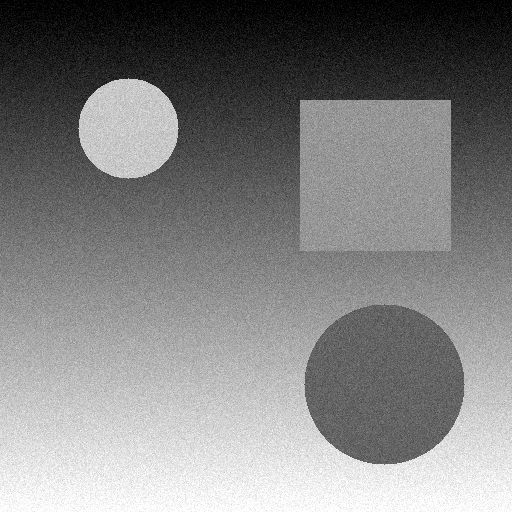
#> input picture 4_course/Multimedia_systems/Labs/Lab_3/image.png, 512 x 512 px
$ python image_compression.py
#> lines starting #> are read from the running program, lines starting #| are printed output that depends on the picture
import sys

import numpy as np
import cv2
import matplotlib.pyplot as plt
import os
import warnings

warnings.filterwarnings('ignore', category=RuntimeWarning)

# Створюємо папку для результатів
OUTPUT_DIR = 'outputs'
os.makedirs(OUTPUT_DIR, exist_ok=True)


class ImageCompression:
    def __init__(self, image_path: str):
#> called with image_path = 'image.png'
        self.original = cv2.imread(image_path, cv2.IMREAD_GRAYSCALE)
#> self.original is the input picture: shape (512, 512); min 0, max 255, mean 129
        if self.original is None:
            raise ValueError(f"Не вдалося завантажити зображення: {image_path}")

        # Приведення до розміру кратного 8
        h, w = self.original.shape
#> h = 512; w = 512
        new_h = (h // 8) * 8
#> new_h = 512
        new_w = (w // 8) * 8
#> new_w = 512
        self.original = self.original[:new_h, :new_w]

        print(f"Розмір зображення: {self.original.shape}")
#| Розмір зображення: (512, 512)

    # ==================== DCT====================

    def dct_matrix(self, N: int) -> np.ndarray:
        """
        Створення базисної матриці DCT розміром NxN

        DCT матриця T[i,j] = α(i) * cos(π * i * (2j + 1) / (2N))
        де α(0) = sqrt(1/N), α(i) = sqrt(2/N) для i > 0
        """
        T = np.zeros((N, N))

        for i in range(N):
            for j in range(N):
                if i == 0:
                    alpha = np.sqrt(1.0 / N)
                else:
                    alpha = np.sqrt(2.0 / N)

                T[i, j] = alpha * np.cos(np.pi * i * (2 * j + 1) / (2.0 * N))

        return T

    def dct2d(self, block: np.ndarray) -> np.ndarray:
        """
        2D DCT перетворення для блоку за допомогою матричного множення

        F = T * f * T^T
        де T - базисна матриця DCT, f - вхідний блок
        """
        N = block.shape[0]
        T = self.dct_matrix(N)

        # F = T * f * T^T
        dct_coeffs = T @ block @ T.T

        return dct_coeffs

    def idct2d(self, dct_coeffs: np.ndarray) -> np.ndarray:
        """
        Зворотнє 2D DCT перетворення

        f = T^T * F * T
        """
        N = dct_coeffs.shape[0]
        T = self.dct_matrix(N)

        # f = T^T * F * T
        reconstructed = T.T @ dct_coeffs @ T

        return reconstructed

    def dct_compress(self, quality_factor: float = 0.5):
        """
        Стиснення зображення методом DCT (власна реалізація)
        """
        h, w = self.original.shape
        compressed = np.zeros_like(self.original, dtype=float)

        block_size = 8
        kept_coeffs = 0
        total_coeffs = 0

        print(f"\n[DCT] Обробка {(h // block_size) * (w // block_size)} блоків 8×8...")

        # Обробка по блоках 8x8
        for i in range(0, h, block_size):
            for j in range(0, w, block_size):
                block = self.original[i:i + block_size, j:j + block_size].astype(float)

                # DCT
                dct_block = self.dct2d(block)

                # Квантування (обнулення малих коефіцієнтів)
                threshold = np.percentile(np.abs(dct_block), (1 - quality_factor) * 100)
                mask = np.abs(dct_block) >= threshold
                dct_block[~mask] = 0

                kept_coeffs += np.sum(mask)
                total_coeffs += block_size * block_size

                # Зворотній DCT
                reconstructed = self.idct2d(dct_block)
                compressed[i:i + block_size, j:j + block_size] = reconstructed

        compression_ratio = total_coeffs / kept_coeffs if kept_coeffs > 0 else 1.0
        print(f"[DCT] Збережено {kept_coeffs}/{total_coeffs} коефіцієнтів ({kept_coeffs * 100 / total_coeffs:.1f}%)")

        return np.clip(compressed, 0, 255).astype(np.uint8), compression_ratio

    # ==================== WAVELET====================

    def haar_transform_1d(self, signal: np.ndarray) -> tuple:
        """
        Одновимірне вейвлет-перетворення Хаара

        Апроксимація: a[i] = (x[2i] + x[2i+1]) / sqrt(2)
        Деталізація:  d[i] = (x[2i] - x[2i+1]) / sqrt(2)
        """
        n = len(signal)
        if n % 2 != 0:
            signal = np.append(signal, signal[-1])
            n += 1

        approx = np.zeros(n // 2)
        detail = np.zeros(n // 2)

        sqrt2 = np.sqrt(2.0)

        for i in range(n // 2):
            approx[i] = (signal[2 * i] + signal[2 * i + 1]) / sqrt2
            detail[i] = (signal[2 * i] - signal[2 * i + 1]) / sqrt2

        return approx, detail

    def haar_inverse_1d(self, approx: np.ndarray, detail: np.ndarray) -> np.ndarray:
        """
        Зворотнє одновимірне вейвлет-перетворення Хаара

        x[2i]   = (a[i] + d[i]) / sqrt(2)
        x[2i+1] = (a[i] - d[i]) / sqrt(2)
        """
        n = len(approx)
        signal = np.zeros(2 * n)

        sqrt2 = np.sqrt(2.0)

        for i in range(n):
            signal[2 * i] = (approx[i] + detail[i]) / sqrt2
            signal[2 * i + 1] = (approx[i] - detail[i]) / sqrt2

        return signal

    def haar_transform_2d(self, image: np.ndarray) -> tuple:
        """
        Двовимірне вейвлет-перетворення Хаара

        Спочатку застосовуємо по рядках, потім по стовпцях
        Результат: LL (апроксимація), LH, HL, HH (деталі)
        """
        h, w = image.shape

        # Крок 1: Перетворення по рядках
        row_transformed = np.zeros((h, w))
        for i in range(h):
            approx, detail = self.haar_transform_1d(image[i, :])
            row_transformed[i, :w // 2] = approx
            row_transformed[i, w // 2:] = detail

        # Крок 2: Перетворення по стовпцях
        result = np.zeros((h, w))

        # Апроксимація (ліва половина)
        for j in range(w // 2):
            approx, detail = self.haar_transform_1d(row_transformed[:, j])
            result[:h // 2, j] = approx
            result[h // 2:, j] = detail

        # Деталізація (права половина)
        for j in range(w // 2, w):
            approx, detail = self.haar_transform_1d(row_transformed[:, j])
            result[:h // 2, j] = approx
            result[h // 2:, j] = detail

        # Розділення на компоненти
        LL = result[:h // 2, :w // 2]
        LH = result[:h // 2, w // 2:]
        HL = result[h // 2:, :w // 2]
        HH = result[h // 2:, w // 2:]

        return LL, (LH, HL, HH)

    def haar_inverse_2d(self, LL: np.ndarray, details: tuple) -> np.ndarray:
        """
        Зворотнє двовимірне вейвлет-перетворення Хаара
        """
        LH, HL, HH = details
        h, w = LL.shape[0] * 2, LL.shape[1] * 2

        # Збираємо компоненти назад
        result = np.zeros((h, w))
        result[:h // 2, :w // 2] = LL
        result[:h // 2, w // 2:] = LH
        result[h // 2:, :w // 2] = HL
        result[h // 2:, w // 2:] = HH

        # Зворотнє перетворення по стовпцях
        col_transformed = np.zeros((h, w))

        for j in range(w // 2):
            col_transformed[:, j] = self.haar_inverse_1d(result[:h // 2, j], result[h // 2:, j])

        for j in range(w // 2, w):
            col_transformed[:, j] = self.haar_inverse_1d(result[:h // 2, j], result[h // 2:, j])

        # Зворотнє перетворення по рядках
        reconstructed = np.zeros((h, w))
        for i in range(h):
            reconstructed[i, :] = self.haar_inverse_1d(
                col_transformed[i, :w // 2],
                col_transformed[i, w // 2:]
            )

        return reconstructed

    def wavelet_compress_multilevel(self, image: np.ndarray, level: int, quality_factor: float):
        """
        Багаторівневе вейвлет стиснення
        """
        coeffs = []
        current = image.astype(float)

        for lev in range(level):
            LL, details = self.haar_transform_2d(current)

            # Порогова обробка деталізуючих коефіцієнтів
            LH, HL, HH = details
            all_details = np.concatenate([LH.flatten(), HL.flatten(), HH.flatten()])
            threshold = np.percentile(np.abs(all_details), (1 - quality_factor) * 100)

            LH_thresh = np.where(np.abs(LH) >= threshold, LH, 0)
            HL_thresh = np.where(np.abs(HL) >= threshold, HL, 0)
            HH_thresh = np.where(np.abs(HH) >= threshold, HH, 0)

            coeffs.append((LH_thresh, HL_thresh, HH_thresh))
            current = LL

        coeffs.append(LL)  # Остання апроксимація

        return coeffs

    def wavelet_reconstruct_multilevel(self, coeffs: list) -> np.ndarray:
        """
        Багаторівнева реконструкція
        """
        LL = coeffs[-1]

        for i in range(len(coeffs) - 2, -1, -1):
            details = coeffs[i]
            LL = self.haar_inverse_2d(LL, details)

        return LL

    def wavelet_compress(self, level: int = 3, quality_factor: float = 0.5):
        """
        Стиснення зображення методом вейвлет-перетворення Хаара
        """
        print(f"\n[Wavelet] Багаторівнева декомпозиція ({level} рівнів)...")

        # Багаторівнева декомпозиція
        coeffs = self.wavelet_compress_multilevel(self.original, level, quality_factor)

        # Підрахунок коефіцієнта стиснення
        kept_coeffs = coeffs[-1].size  # LL компонента
        total_coeffs = self.original.size

        for i in range(len(coeffs) - 1):
            LH, HL, HH = coeffs[i]
            kept_coeffs += np.sum(np.abs(LH) > 0)
            kept_coeffs += np.sum(np.abs(HL) > 0)
            kept_coeffs += np.sum(np.abs(HH) > 0)

        print(
            f"[Wavelet] Збережено {kept_coeffs}/{total_coeffs} коефіцієнтів ({kept_coeffs * 100 / total_coeffs:.1f}%)")

        # Реконструкція
        reconstructed = self.wavelet_reconstruct_multilevel(coeffs)

        # Обрізання до оригінального розміру
        h, w = self.original.shape
        reconstructed = reconstructed[:h, :w]

        # Безпечна обробка
        reconstructed = np.nan_to_num(reconstructed, nan=0.0, posinf=255.0, neginf=0.0)

        compression_ratio = total_coeffs / kept_coeffs if kept_coeffs > 0 else 1.0

        return np.clip(reconstructed, 0, 255).astype(np.uint8), compression_ratio

    # ==================== МЕТРИКИ ЯКОСТІ ====================

    @staticmethod
    def calculate_psnr(original: np.ndarray, compressed: np.ndarray) -> float:
        """
        Обчислення PSNR (Peak Signal-to-Noise Ratio)

        PSNR = 20 * log10(MAX_I / sqrt(MSE))
        де MSE = mean((original - compressed)^2)
        """
        mse = np.mean((original.astype(float) - compressed.astype(float)) ** 2)

        if mse == 0:
            return float('inf')

        max_pixel = 255.0
        psnr = 20 * np.log10(max_pixel / np.sqrt(mse))

        return psnr

    # ==================== ПОРІВНЯННЯ ====================

    def compare_methods(self, quality_factors: list = [0.3, 0.5, 0.7]):
        """
        Порівняння методів стиснення
        """
        results = {
            'DCT': [],
            'Wavelet Haar': []
        }

        print("\n" + "=" * 80)
        print("ПОРІВНЯННЯ МЕТОДІВ СТИСНЕННЯ")
        print("=" * 80)
        print(f"\n{'Метод':<25} {'Якість':<10} {'PSNR (дБ)':<12} {'Стиснення':<12}")
        print("-" * 80)

        for qf in quality_factors:
            # DCT стиснення
            dct_compressed, dct_ratio = self.dct_compress(quality_factor=qf)
            dct_psnr = self.calculate_psnr(self.original, dct_compressed)
            results['DCT'].append((qf, dct_psnr, dct_compressed, dct_ratio))
            print(f"{'DCT':<25} {qf:<10.1f} {dct_psnr:<12.2f} {dct_ratio:<12.2f}x")

            # Wavelet стиснення
            wavelet_compressed, wavelet_ratio = self.wavelet_compress(level=3, quality_factor=qf)
            wavelet_psnr = self.calculate_psnr(self.original, wavelet_compressed)
            results['Wavelet Haar'].append((qf, wavelet_psnr, wavelet_compressed, wavelet_ratio))
            print(f"{'Wavelet Haar':<25} {qf:<10.1f} {wavelet_psnr:<12.2f} {wavelet_ratio:<12.2f}x")
            print()
#> this loop made 3 passes
#> dct_psnr on pass 1: 34.03
#| DCT                       0.3        34.03        3.37        x
#| Wavelet Haar              0.3        35.07        3.15        x
#| DCT                       0.5        38.79        2.00        x
#| Wavelet Haar              0.5        39.95        1.93        x
#| DCT                       0.7        45.03        1.42        x
#| Wavelet Haar              0.7        45.84        1.41        x

        # Візуалізація
        self._plot_results(results, quality_factors)

        return results

    def _plot_results(self, results: dict, quality_factors: list):
        """Візуалізація результатів"""

        # Графік 1: Порівняння для середнього QF
        mid_idx = len(quality_factors) // 2
        mid_qf = quality_factors[mid_idx]

        fig, axes = plt.subplots(2, 3, figsize=(14, 8))
        fig.suptitle(f'Порівняння методів (QF = {mid_qf})',
                     fontsize=14, fontweight='bold')

        # Оригінал
        axes[0, 0].imshow(self.original, cmap='gray', vmin=0, vmax=255)
        axes[0, 0].set_title('Оригінал', fontsize=11, fontweight='bold')
        axes[0, 0].axis('off')

        axes[1, 0].text(0.5, 0.5, 'Карти помилок', ha='center', va='center',
                        fontsize=11, fontweight='bold')
        axes[1, 0].axis('off')

        # Методи
        for idx, (method_name, method_results) in enumerate(results.items(), 1):
            qf, psnr, compressed, ratio = method_results[mid_idx]

            # Зображення
            axes[0, idx].imshow(compressed, cmap='gray', vmin=0, vmax=255)
            axes[0, idx].set_title(f'{method_name}\nPSNR={psnr:.2f}дБ, {ratio:.2f}x',
                                   fontsize=10)
            axes[0, idx].axis('off')

            # Помилка
            error = np.abs(self.original.astype(float) - compressed.astype(float))
            im = axes[1, idx].imshow(error, cmap='hot', vmin=0, vmax=50)
            axes[1, idx].set_title(f'Макс: {error.max():.1f}', fontsize=10)
            axes[1, idx].axis('off')
#> this loop made 2 passes
#> pass 1, in _plot_results, `error = np.abs(self.original.astype(float) - compressed.astype(float))`:
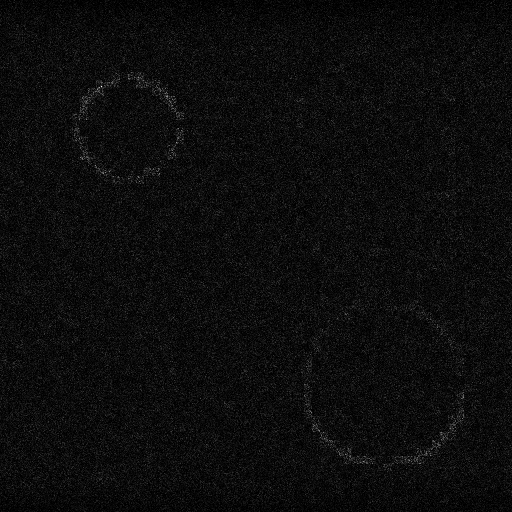
#> error: shape (512, 512) float64; min 0, max 43, mean 2.2; drawn with min black and max white
#> pass 2, in _plot_results, `error = np.abs(self.original.astype(float) - compressed.astype(float))`:
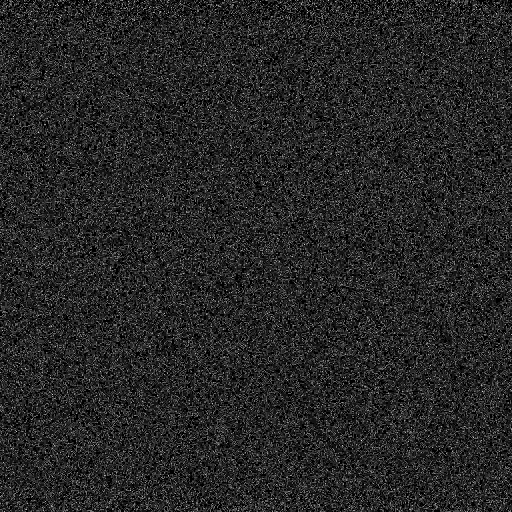
#> error: shape (512, 512) float64; min 0, max 13, mean 1.99; drawn with min black and max white

        plt.colorbar(im, ax=axes[1, 2], fraction=0.046)
        plt.tight_layout()
        plt.savefig(os.path.join(OUTPUT_DIR, 'compression_comparison.png'),
                    dpi=150, bbox_inches='tight')
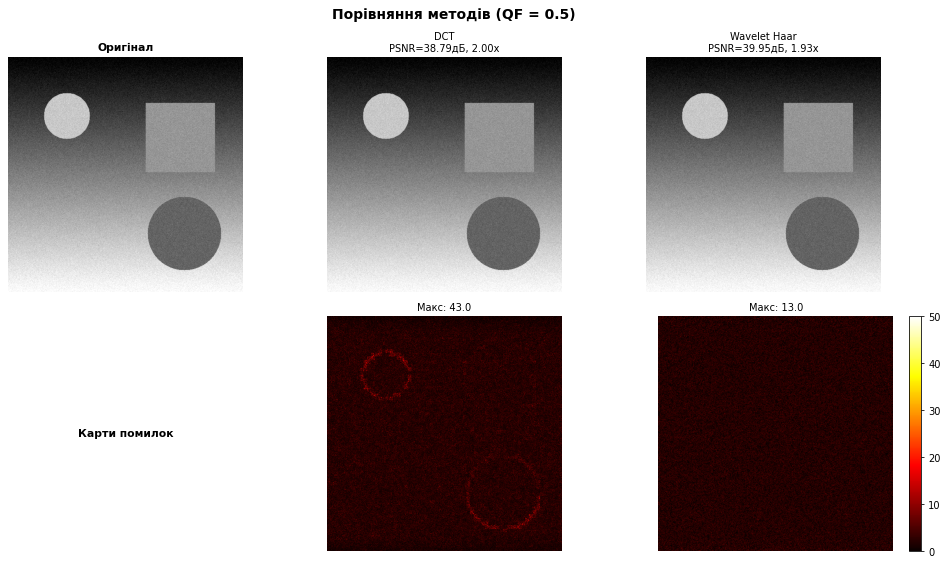
#> figure drawn by matplotlib, 6 panels
        print("\n✓ Графік збережено: compression_comparison.png")

        # Графік 2: PSNR
        fig2, (ax1, ax2) = plt.subplots(1, 2, figsize=(14, 5))

        for method_name, method_results in results.items():
            qfs = [r[0] for r in method_results]
            psnrs = [r[1] for r in method_results]
            ratios = [r[3] for r in method_results]

            ax1.plot(qfs, psnrs, 'o-', linewidth=2, markersize=8, label=method_name)
            ax2.plot(qfs, ratios, 's-', linewidth=2, markersize=8, label=method_name)

        ax1.set_xlabel('Коефіцієнт якості', fontsize=11)
        ax1.set_ylabel('PSNR (дБ)', fontsize=11)
        ax1.set_title('Якість стиснення', fontsize=12, fontweight='bold')
        ax1.legend()
        ax1.grid(True, alpha=0.3)

        ax2.set_xlabel('Коефіцієнт якості', fontsize=11)
        ax2.set_ylabel('Коефіцієнт стиснення', fontsize=11)
        ax2.set_title('Ефективність стиснення', fontsize=12, fontweight='bold')
        ax2.legend()
        ax2.grid(True, alpha=0.3)

        plt.tight_layout()
        plt.savefig(os.path.join(OUTPUT_DIR, 'psnr_analysis.png'),
                    dpi=150, bbox_inches='tight')
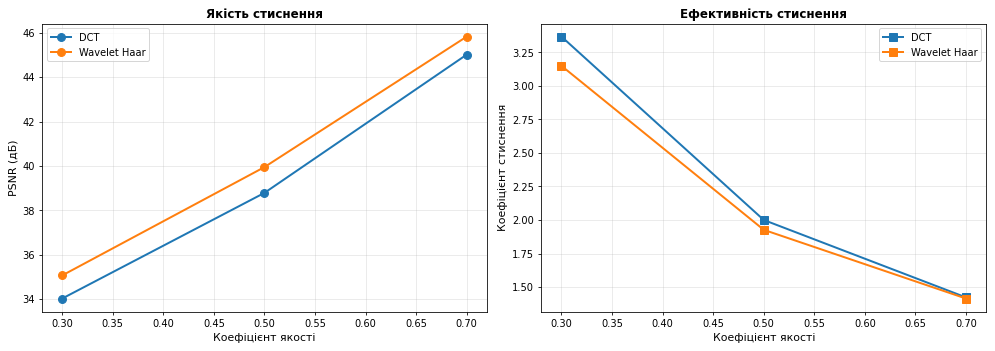
#> figure drawn by matplotlib, 2 panels
        print("✓ Графік PSNR збережено: psnr_analysis.png")


def main():
    print("=" * 80)
    print("РЕАЛІЗАЦІЯ АЛГОРИТМІВ СТИСНЕННЯ ЗОБРАЖЕНЬ")
    print("DCT та Wavelet перетворення")
    print("=" * 80)

    # Отримання шляху до зображення
    if len(sys.argv) > 1:
        # Якщо передано аргумент командного рядка
        image_path = sys.argv[1]
    else:
        # Шлях за замовчуванням
        image_path = 'image.png'

    # Перевірка існування файлу
    if not os.path.exists(image_path):
        print(f"\nФайл не знайдено: {image_path}")
        return

    try:
        # Створення компресора з вашим зображенням
        print(f"\nЗавантаження зображення: {image_path}")
        compressor = ImageCompression(image_path)

        # Збереження оригіналу для порівняння
        cv2.imwrite(os.path.join(OUTPUT_DIR, 'original_image.png'), compressor.original)
        print(f"✓ Оригінал збережено: original_image.png (градації сірого)")

        # Порівняння методів
        results = compressor.compare_methods(quality_factors=[0.3, 0.5, 0.7])

        print("\n" + "=" * 80)
        print(f"\n✓ Всі результати збережено в папці '{OUTPUT_DIR}/'")
        print("\nСтворені файли:")
        print(f"   • original_image.png - зображення в градаціях сірого")
        print(f"   • compression_comparison.png - порівняння методів + карти помилок")
        print(f"   • psnr_analysis.png - графіки PSNR та коефіцієнтів стиснення")

    except Exception as e:
        print(f"\nПомилка обробки: {e}")
        import traceback
        traceback.print_exc()


if __name__ == "__main__":
    main()
